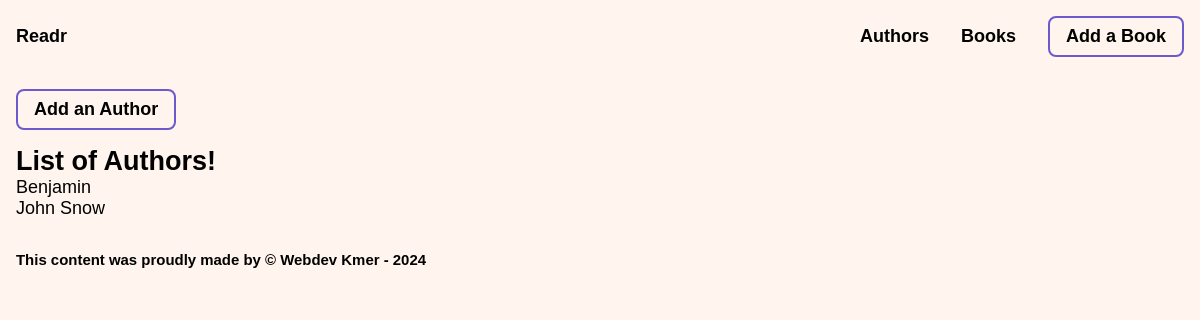
Before: /authors/ with the older database file.
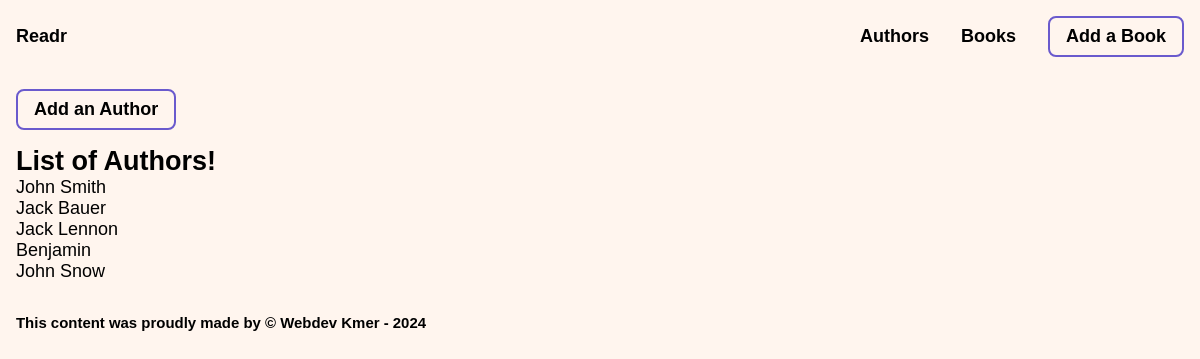
After: the same page with the newer database file.
### author/models.py (models this page shows, shortened)
class Author(models.Model):
    name = models.CharField(max_length=255)

### author/views.py (the view)
# urls.py: path('', views.index, name='index'),
def index(request):
    authors = Author.objects.order_by('-id')
    return render(request, 'author/index.html', {
        'authors': authors
    })

### author/templates/author/index.html (shortened to what this page needs)
{% extends 'base.html' %}
{% block content %}
    <a id='addAuthor' class='btn' href="{% url 'author:add'%}">Add an Author</a>
    <h2>List of Authors!</h2>
    {% if authors %}
        {% for author in authors %}
            <p>{{ author.name }}</p>
        {% endfor %}
    {% else %}
        <h3>No Authors yet...</h3>
    {% endif %}
{% endblock %}

### author/templates/base.html (shortened to what this page needs)
{% load static %}
<!DOCTYPE html>
<html lang="en">
<head>
    <link rel="stylesheet" href="{% static 'styles.css'%}">
</head>
<body>
    <div class="container">
        <header>
            <nav>
                <div class="logo"><a href="{% url 'index' %}">Readr</a></div>
                <div class="nav-links">
                    <a href="{% url 'author:index' %}">Authors</a>
                    <a href="{% url 'book:index' %}">Books</a>
                    <a class='btn' href="#">Add a Book</a>
                </div>
            </nav>
        </header>
        <main>
            {% block content %}
            {% endblock %}
        </main>
        <footer>
            <h5>This content was proudly made by &copy; Webdev Kmer - 2024</h5>
        </footer>
    </div>
</body>
</html>

### static/styles.css (style rules this page uses)
* { margin: 0; padding: 0; box-sizing: border-box; }
body { background-color: seashell; font-size: 18px; font-family: 'Lucida Sans', 'Lucida Sans Regular', 'Lucida Grande', 'Lucida Sans Unicode', Geneva, Verdana, sans-serif; }
.container { width: 1200px; margin: 0 auto; }
nav { display: flex; justify-content: space-between; align-items: center; }
.nav-links { display: flex; gap: 2rem; align-items: center; }
nav a { text-decoration: none; color: black; font-weight: bold; }
.btn { padding: .5rem 1rem; text-decoration: none; color: black; font-weight: bold; border-radius: .5rem; border: 2px solid slateblue; }
#addAuthor { display: inline-block; margin-bottom: 1rem; }
header, main, footer { padding: 1rem; }

Changed rows visible on the page:
added Author: name "John Smith"
added Author: name "Jack Bauer"
added Author: name "Jack Lennon"
